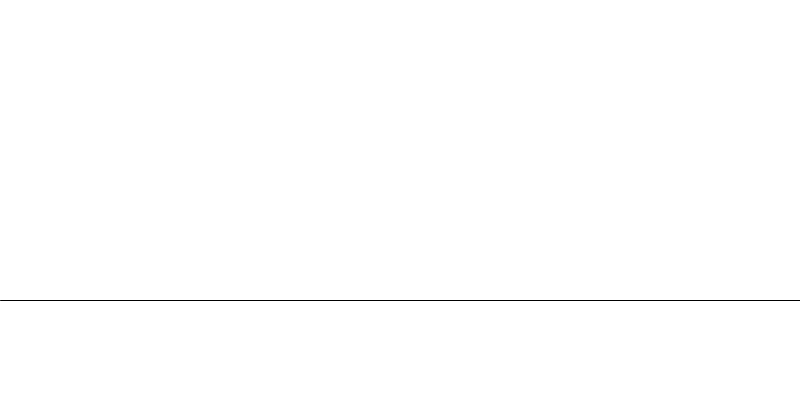
Frame 1 (no input)
Frame 60 (the mouse pressed at the canvas centre just before this capture): identical to frame 1, image omitted
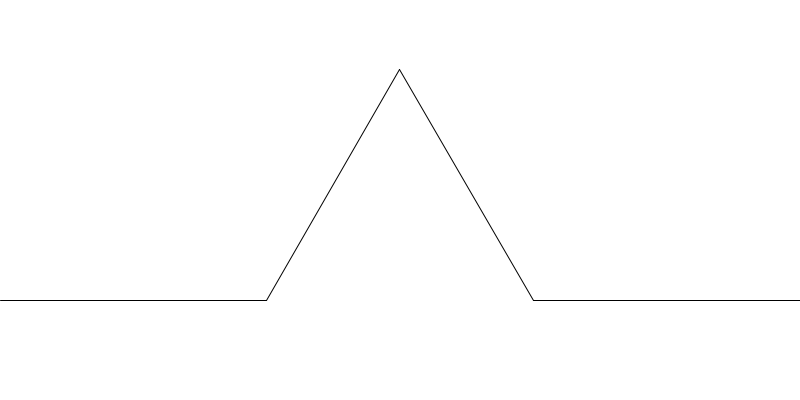
Frame 120 (the mouse held since frame 60 and released just before this capture)

The Processing sketch that drew these frames (run headless with seeded random() and noise(); from frame 60 on, the mouse is pressed at the canvas centre):

// Processing sketch: Koch
// ── Koch.pde
ArrayList<KochLine> lines = new ArrayList<KochLine>();
boolean returning = false;

void setup(){
 size(800, 400);
 background(255);
 colorMode(HSB, 255);
 lines.add(new KochLine(new PVector(0, height - 100), new PVector(width, height - 100)));
}

void draw(){
  background(255);
  for(KochLine l : lines){
    l.display();
  }
  
  if(returning){
    for(KochLine l : lines){
      l.goHome();
    }  
  }

}

void mousePressed(){    
  generate();
}

void generate(){  
  ArrayList<KochLine> next = new ArrayList<KochLine>();
  for(KochLine l : lines){
    PVector a = l.getA();
    PVector b = l.getB();
    PVector c = l.getC();
    PVector d = l.getD();
    PVector e = l.getE();
    
    next.add(new KochLine(a, b));
    next.add(new KochLine(b, c));
    next.add(new KochLine(c, d));
    next.add(new KochLine(d, e));
  }
  lines = next;
}

void keyPressed(){
  if(key == ' '){
    for(KochLine l : lines){
      l.wiggle();
    }
  }
  else if(key == 'g'){
     if(returning){
       returning = false;
     }
     else{
       returning = true;
     }
  }
}
// ── KochLine.pde
public class KochLine{
  
  PVector start;
  PVector end;
  
  PVector realStart;
  PVector realEnd;
  
  public KochLine(PVector start_, PVector end_){
    start = start_;
    end = end_;
    realStart = start.copy();
    realEnd = end.copy();
  }
  
  public void goHome(){
    PVector dStart = PVector.sub(realStart, start);
    PVector dEnd = PVector.sub(realEnd, end);
    
    if(dStart.x < .1 && dStart.y < .1){
      start = realStart.copy();      
    }
    
    if(dEnd.x < .1 && dEnd.y < .1){
       end = realEnd.copy();
    }
    
    //the further away we are, the smaller mult should be
    float mulStart = 300;
    float mulEnd = 300;
    
    mulStart /= dStart.mag();
    mulEnd /= dEnd.mag();
    
    dStart.div(mulStart);
    dEnd.div(mulEnd);
    
    start.add(dStart);
    end.add(dEnd);
  }
  
  public void wiggle(){
    start.add(PVector.random2D());
    end.add(PVector.random2D());
  }
  
  public PVector getA(){
    return start.copy();
  }
  
  public PVector getB(){
    return PVector.sub(end, start).div(3).add(start);
  }
  
  public PVector getC(){
    PVector v = PVector.sub(end, start);
    v.div(3);
    
    PVector p = start.copy();
    p.add(v);
    
    v.rotate(-radians(60));
    p.add(v);
    
    return p;
  }
  
  public PVector getD(){
    PVector v = PVector.sub(start, end);
    v.div(3);
    v.add(end);
    return v;
  }
  
  public PVector getE(){
    return end.copy();
  }
  
  void display(){
    line(start.x, start.y, end.x, end.y);
  }
}
